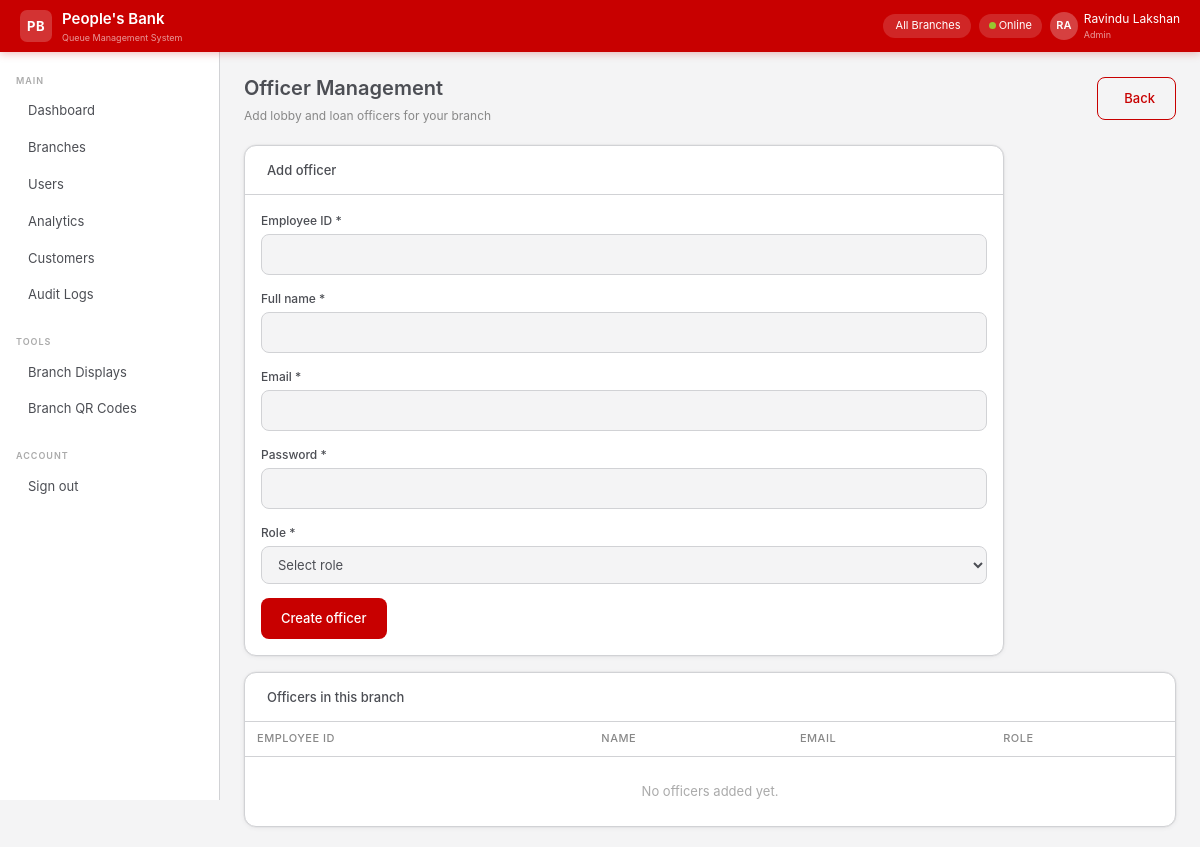
The app's page /manager/officers/?branch_id=13 (signed in), older data.
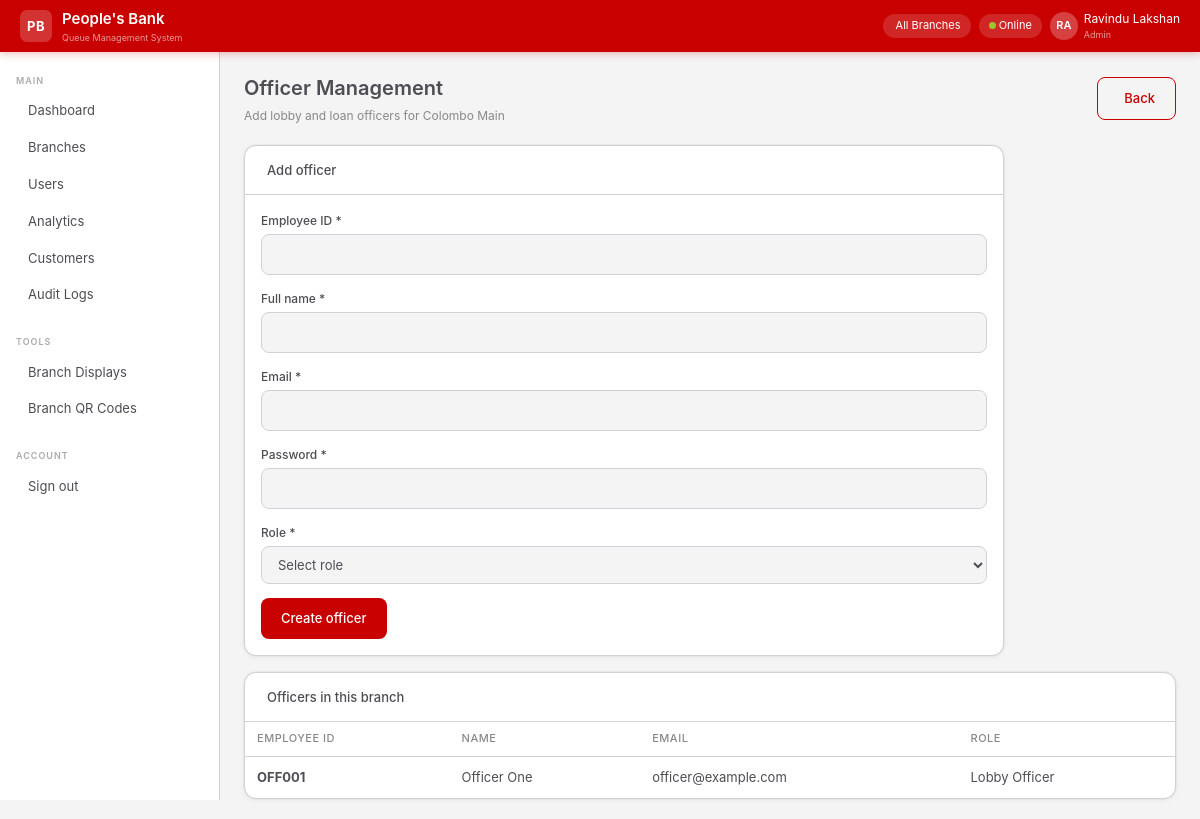
The same page, newer data.
### app/models/branch.py (models this page shows, shortened)
class Branch(db.Model):
    __tablename__ = "branches"
    id         = db.Column(db.Integer, primary_key=True)
    name       = db.Column(db.String(120), nullable=False)
    code       = db.Column(db.String(10), unique=True, nullable=False)
    address    = db.Column(db.Text)
    city       = db.Column(db.String(80))
    phone      = db.Column(db.String(20))
    is_active  = db.Column(db.Boolean, default=True, nullable=False)
    created_at = db.Column(db.DateTime, default=lambda: datetime.now(timezone.utc))
    users    = db.relationship("User",       back_populates="branch",   lazy="dynamic")
    counters = db.relationship("Counter",    back_populates="branch",   lazy="dynamic")
    tokens   = db.relationship("QueueToken", back_populates="branch",   lazy="dynamic")

### app/models/user.py (models this page shows, shortened)
class User(UserMixin, db.Model):
    __tablename__ = "users"
    id            = db.Column(db.Integer, primary_key=True)
    branch_id     = db.Column(db.Integer, db.ForeignKey("branches.id"), nullable=True)
    employee_id   = db.Column(db.String(20), unique=True, nullable=False)
    full_name     = db.Column(db.String(120), nullable=False)
    email         = db.Column(db.String(120), unique=True, nullable=False)
    password_hash = db.Column(db.String(256), nullable=False)
    role          = db.Column(db.Enum(UserRole), nullable=False)
    is_active     = db.Column(db.Boolean, default=True)
    last_login    = db.Column(db.DateTime)
    created_at    = db.Column(db.DateTime, default=lambda: datetime.now(timezone.utc))
    branch        = db.relationship("Branch", back_populates="users")
    tokens_served = db.relationship("QueueToken", back_populates="served_by_officer",
                                    foreign_keys="QueueToken.served_by", lazy="dynamic")
    audit_logs    = db.relationship("AuditLog", back_populates="user", lazy="dynamic")

### app/views/manager_view.py (the view, shortened to what this page needs)
@manager_view_bp.route("/officers", methods=["GET", "POST"])
@manager_view_bp.route("/officers/", methods=["GET", "POST"])
@login_required
@require_role(UserRole.BRANCH_MANAGER, UserRole.ADMIN)
def officers():
    branch = current_user.branch
    if not branch and current_user.role == UserRole.ADMIN:
        branch = Branch.query.get(request.args.get("branch_id", type=int))
    officers = []
    if branch:
        officers = (
            User.query.filter_by(branch_id=branch.id, is_active=True)
            .filter(User.role.in_([UserRole.LOBBY_OFFICER, UserRole.LOAN_OFFICER]))
            .order_by(User.full_name)
            .all()
        )
    return render_template(
        "manager/officers.html",
        branch=branch,
        officers=officers,
        allowed_roles=[UserRole.LOBBY_OFFICER, UserRole.LOAN_OFFICER],
    )

### app/extensions.py (called while the page is built)
@login_manager.user_loader
def load_user(user_id):
    from app.models import User
    return User.query.get(int(user_id))

### app/templates/manager/officers.html (shortened to what this page needs)
{% extends "base.html" %}
{% block content %}
<div class="pb-page-header">
  <div>
    <div class="pb-page-title">Officer Management</div>
    <div class="pb-page-sub">Add lobby and loan officers for {{ branch.name if branch else 'your branch' }}</div>
  </div>
  <a href="/manager/dashboard" class="btn-pb-outline"> Back</a>
</div>
<div class="pb-card" style="max-width:760px; margin-bottom:16px;">
  <div class="pb-card-header">
    <div class="pb-card-title">Add officer</div>
  </div>
  <div class="pb-card-body">
    <form method="POST">
      <div class="pb-form-group">
        <label class="pb-form-label" for="employee_id">Employee ID *</label>
        <input id="employee_id" name="employee_id" class="pb-form-control" type="text" required>
      </div>
      <div class="pb-form-group">
        <label class="pb-form-label" for="full_name">Full name *</label>
        <input id="full_name" name="full_name" class="pb-form-control" type="text" required>
      </div>
      <div class="pb-form-group">
        <label class="pb-form-label" for="email">Email *</label>
        <input id="email" name="email" class="pb-form-control" type="email" required>
      </div>
      <div class="pb-form-group">
        <label class="pb-form-label" for="password">Password *</label>
        <input id="password" name="password" class="pb-form-control" type="password" required>
      </div>
      <div class="pb-form-group">
        <label class="pb-form-label" for="role">Role *</label>
        <select id="role" name="role" class="pb-form-control" required>
          <option value="">Select role</option>
        </select>
      </div>
      <button type="submit" class="btn-pb-primary">Create officer</button>
    </form>
  </div>
</div>
<div class="pb-card">
  <div class="pb-card-header">
    <div class="pb-card-title">Officers in this branch</div>
  </div>
  <div class="pb-card-body" style="padding:0;">
    <table class="pb-table">
      <thead>
        <tr><th>Employee ID</th><th>Name</th><th>Email</th><th>Role</th></tr>
      </thead>
      <tbody>
        {% for officer in officers %}
        <tr>
          <td><strong>{{ officer.employee_id }}</strong></td>
          <td>{{ officer.full_name }}</td>
          <td>{{ officer.email }}</td>
          <td>{{ officer.role.value.replace('_',' ').title() }}</td>
        </tr>
        {% else %}
        <tr><td colspan="4" class="text-center py-4" style="color:#aaa;">No officers added yet.</td></tr>
        {% endfor %}
      </tbody>
    </table>
  </div>
</div>
{% endblock %}

Row changes from the older to the newer data that the page shows:
added Branch: name "Colombo Main"
added User: employee_id "OFF001", full_name "Officer One", email "officer@example.com", role.value.replace "Lobby Officer"
Text that changed along with them:
{{ branch.name if branch else 'your branch' }}: "your branch" → (not shown)
text no longer shown: "No officers added yet."
